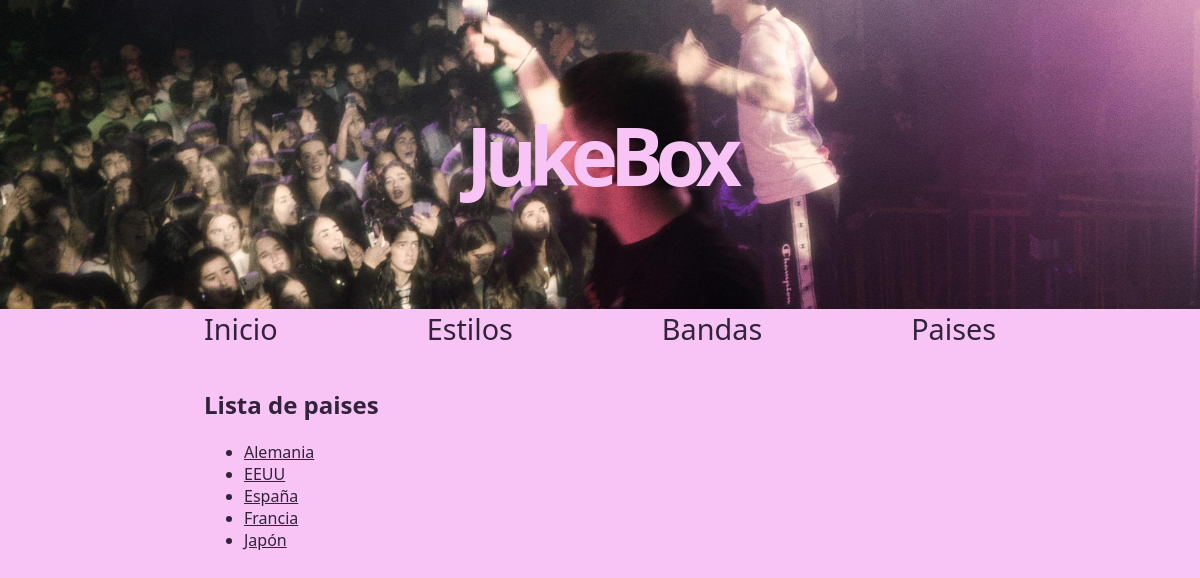
The page /paises on the database its author committed.
### appJukeBox/models.py (models this page shows, shortened)
class Pais(models.Model):
    nombre = models.CharField(max_length=50)

### appJukeBox/views.py (the view)
# urls.py: path('paises', views.index_paises, name="paises"),
def index_paises(request):
	paises = get_list_or_404(Pais.objects.order_by('nombre'))
	context = {'paises': paises}
	return render(request, 'paises.html', context)

### appJukeBox/templates/paises.html (shortened to what this page needs)
{% extends "base.html" %}
{% block contenido %}
    <h2>Lista de paises</h2>
    {% if paises %}
            <ul>
                {% for p in paises %}
                <li>
                    <a href="/paises/{{ p.id }}">{{ p.nombre}}</a>
                </li>
                {% endfor %}
            </ul>
        {% else %}
            <p>No hay paises añadidos.</p>
    {% endif %}
{% endblock %}

### appJukeBox/static/css/estilos.css (style rules this page uses)
body { font-family: system-ui; padding: 0px; margin: 0px; border: 0px; background-color: rgb(248, 196, 245); color: rgb(48, 35, 58); }
a { color: rgb(48, 35, 58); }

### rows shown on the page
Pais: nombre "Alemania"
Pais: nombre "EEUU"
Pais: nombre "España"
Pais: nombre "Francia"
Pais: nombre "Japón"
